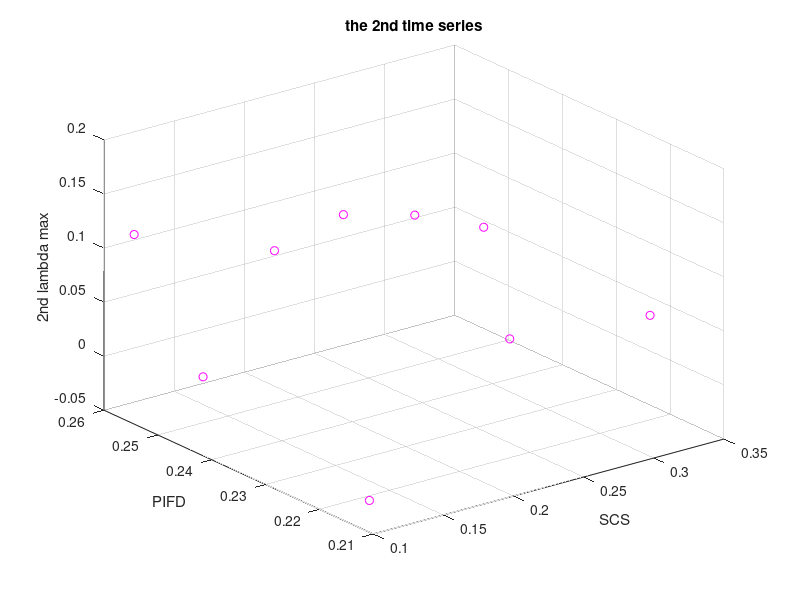

This chart was generated by the following MATLAB code:
close all
clear all
% PIFD = dlmread('PIFD (2).txt');
% SCS = dlmread('SCS (2).txt');
PIFD = [0.2107,0.2416,0.2544,0.2107,0.2416,0.2544,0.2107,0.2416,0.2544];
SCS = [0.1,0.1,0.1,0.2,0.2,0.2,0.3,0.3,0.3];

% dc_rp1 = dlmread('dc_rp1 (2).txt');
lle_ip2 = dlmread('lle_ip2 (2).txt');
% lle_ip1 = dlmread('lle_ip1.txt');
% lle_p1 = [lle_rp1',lle_ip1'];
% lle_rp2 = dlmread('lle_rp2.txt');
% lle_ip2 = dlmread('lle_ip2.txt');
% lle_p2 = [lle_rp2',lle_ip2'];

% z = dc_rp1;
z = lle_ip2;

figure;
% subplot(2,1,1);
% scatter(SCS,PIFD,'filled','cdata',z);
% grid on;
% c = colorbar;
% % c.Label.String = 'Correlation dimension';
% c.Label.String = 'The first largest Lyapunove exponent';
% title('FHN oscillators 2');
% xlabel('Symmetric coupling strength');
% ylabel('Percentage intrinsic frequency difference');
% subplot(2,1,2);
scatter3(SCS,PIFD,z,'m');
grid on;
% title('the 1st time series');
title('the 2nd time series');
xlabel('SCS');
ylabel('PIFD');
% zlabel('Dc');
% zlabel('1st lambda max');
zlabel('2nd lambda max');